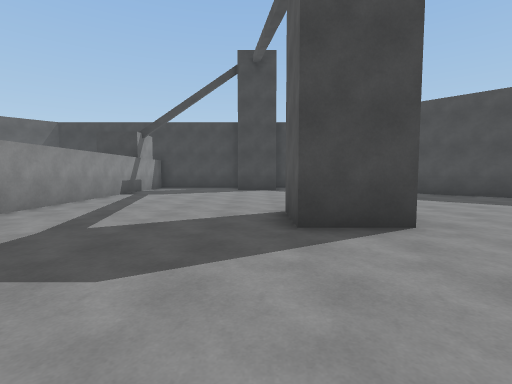
[1] (above)

18 first-person views from a walk through a scene from a Unity 3-D project. The camera is 1.4 m above the floor, tilts 4° down and sees 85° across. The floor is counted in squares, 2 m on a side. Each view is taken from the middle of a square. On the plan, view 1 faces up. The plan holds only what a view shows up to about 9 squares ahead; the rest is blank.

[2]
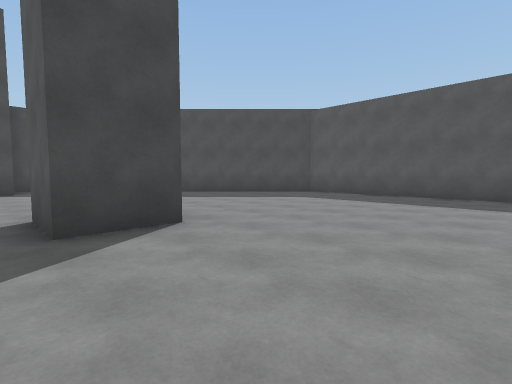

[3]
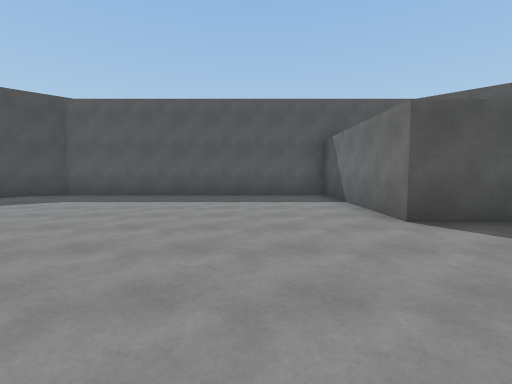

[4]
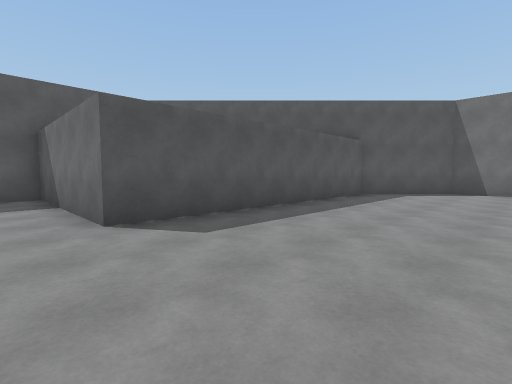

[5]
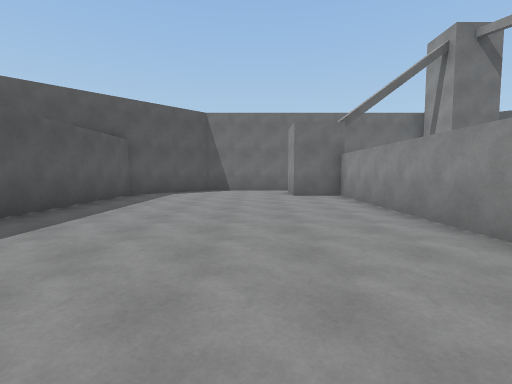

[6]
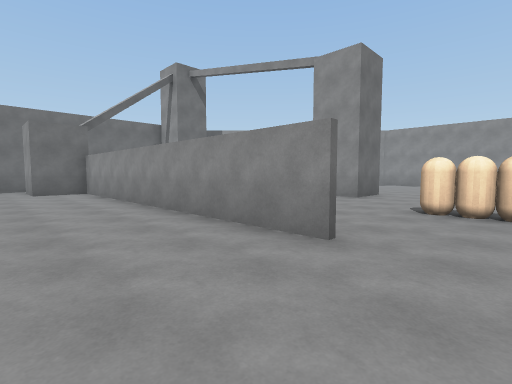

[7]
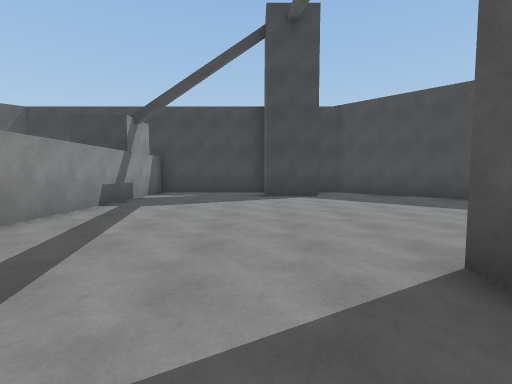

[8]
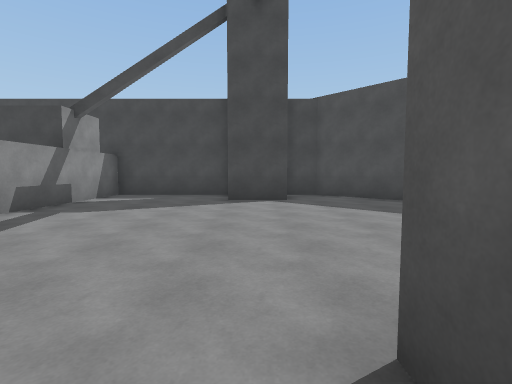

[9]
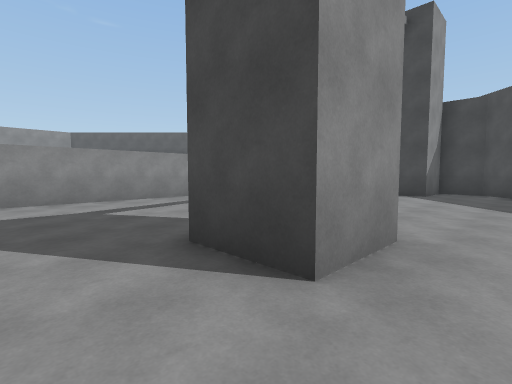

[10]
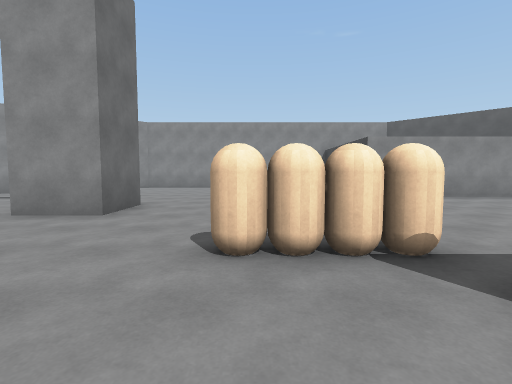

[11]
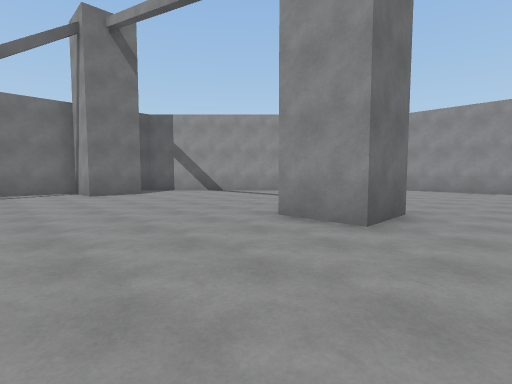

[12]
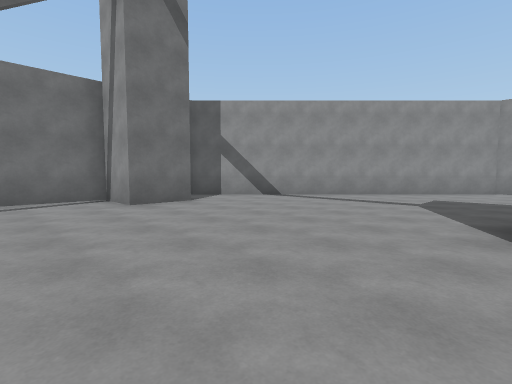

[13]
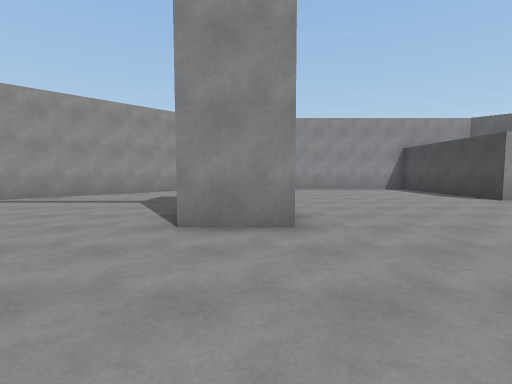

[14]
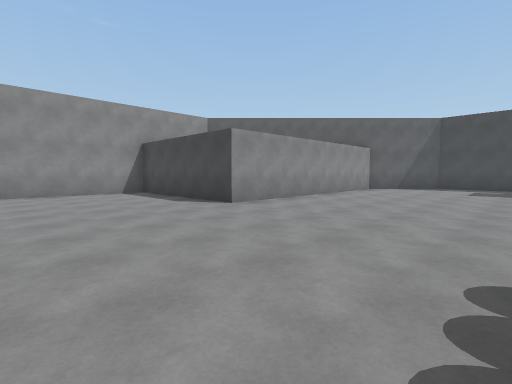

[15]
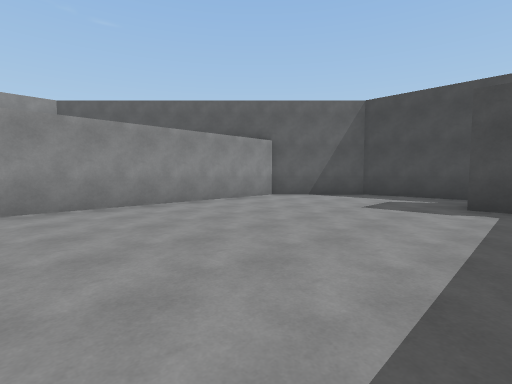

[16]
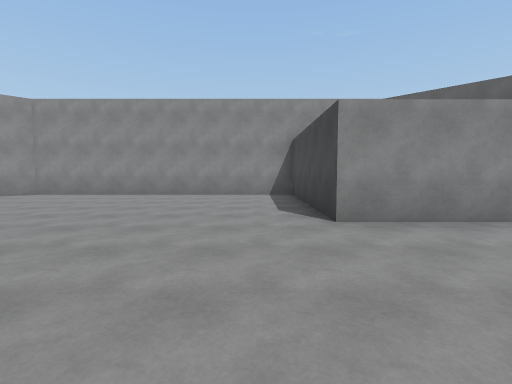

[17]
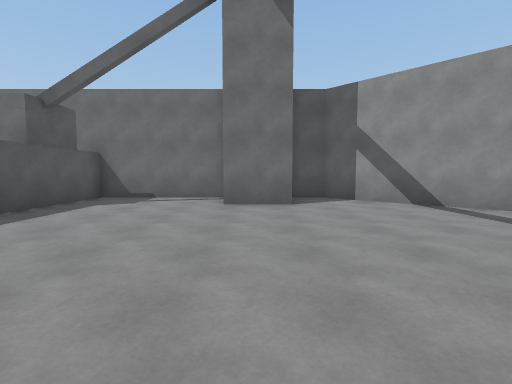

[18]
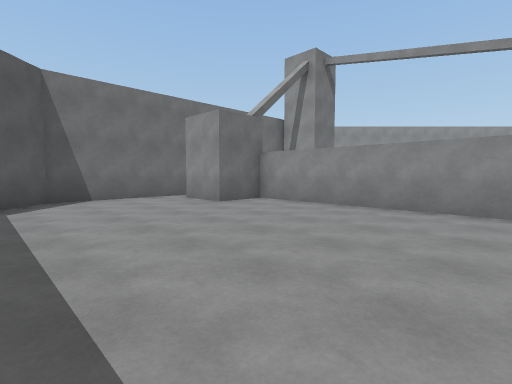

### Floor plan
Ten units are one square. View 1 is at (0, 0); x grows to the right and y downward. Boxes are objects, and circles mark ways between rooms. Rooms are numbered by the first view taken in them; rooms with no view inside come last. Other rooms are left out.
<svg viewBox="-162 -133 255 255">
<path fill="none" stroke="#000" d="M20 -51 20 -35 5 -35 5 -51M-26 4 -26 94 -11 94 -11 109M45 -101 19 -128 8 -128 8 -111 -8 -111M-9 -128 -43 -128 -43 -22M-18 117 19 117 39 97 39 21 88 21 88 -59 56 -91M-91 25 -75 25 -75 41M-79 101 -63 101 -63 117 -27 117 -27 86M-52 -104 -59 -104M-61 -128 -89 -128 -109 -107 -109 -31 -157 -31 -157 49 -89 117 -80 117"/>
<rect x="-65" y="-5" width="10" height="10" fill="#bbb"><title>capsule</title></rect>
<rect x="-65" y="-15" width="10" height="10" fill="#bbb"><title>capsule</title></rect>
<circle cx="-35" cy="-5" r="3" fill="#2a7"/>
<text x="20" y="-20">1</text>
<text x="-90" y="10">2</text>
</svg>
Room 1 opens to room 2.

Where each view was taken, in squares from view 1:
view 1: 0 up, 0 right, facing up
view 2: 0 up, 0 right, facing up-right
view 3: 0 up, 0 right, facing right
view 4: 1 down, 0 right, facing down-right
view 5: 1 down, 0 right, facing down
view 6: 1 up, 0 right, facing down-left
view 7: 3 up, 1 left, facing up
view 8: 4 up, 0 right, facing up
view 9: 2 up, 3 right, facing up-left
view 10: 0 up, 3 left, facing left
view 11: 1 down, 4 left, facing down-left
view 12: 4 down, 4 left, facing down-left
view 13: 3 down, 4 left, facing left
view 14: 1 down, 6 left, facing up-left
view 15: 4 up, 5 left, facing up-left
view 16: 2 up, 7 left, facing left
view 17: 4 down, 7 left, facing down
view 18: 4 down, 3 right, facing down-left
